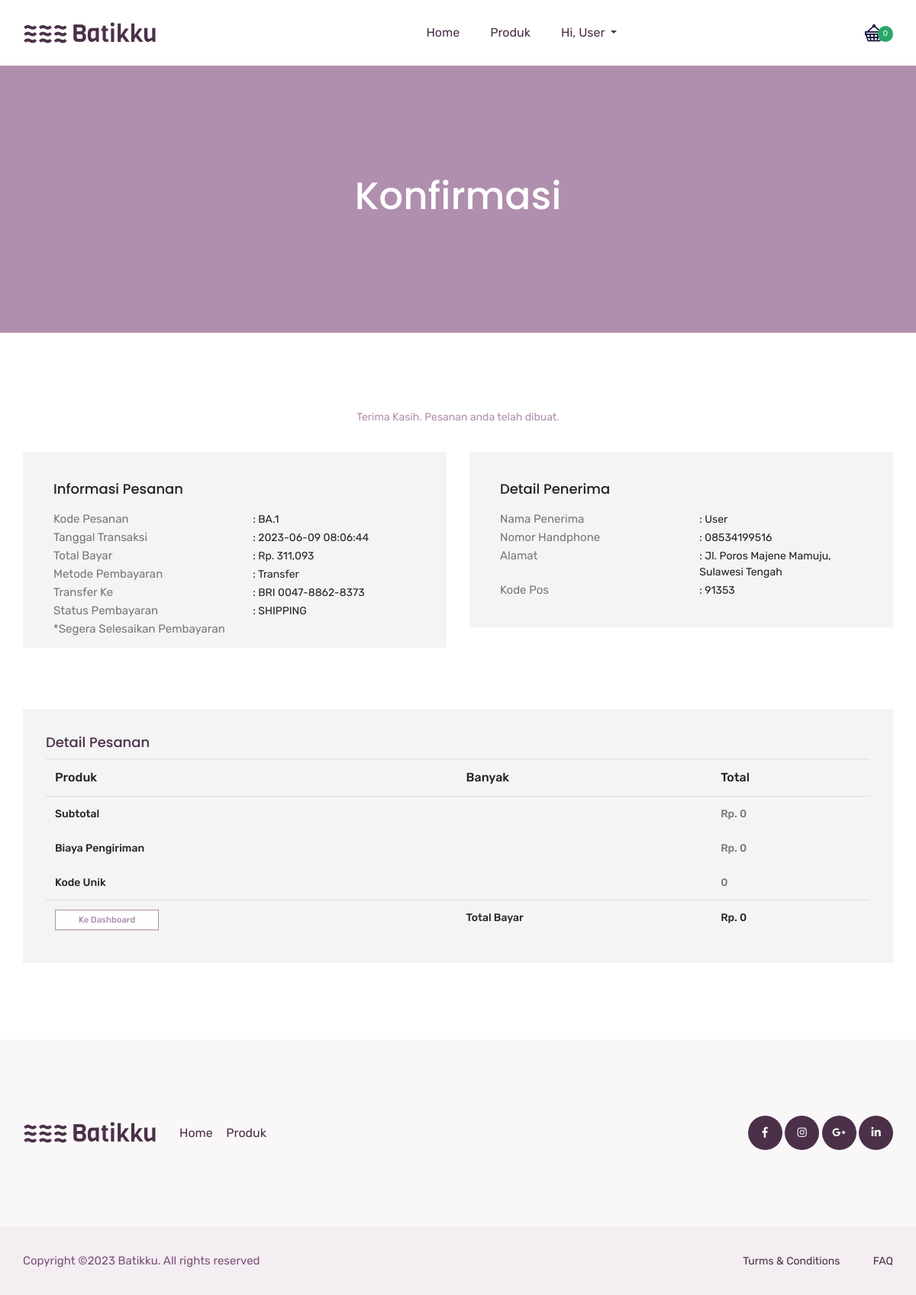
/success.php (signed in), run on an earlier commit of the app's database.
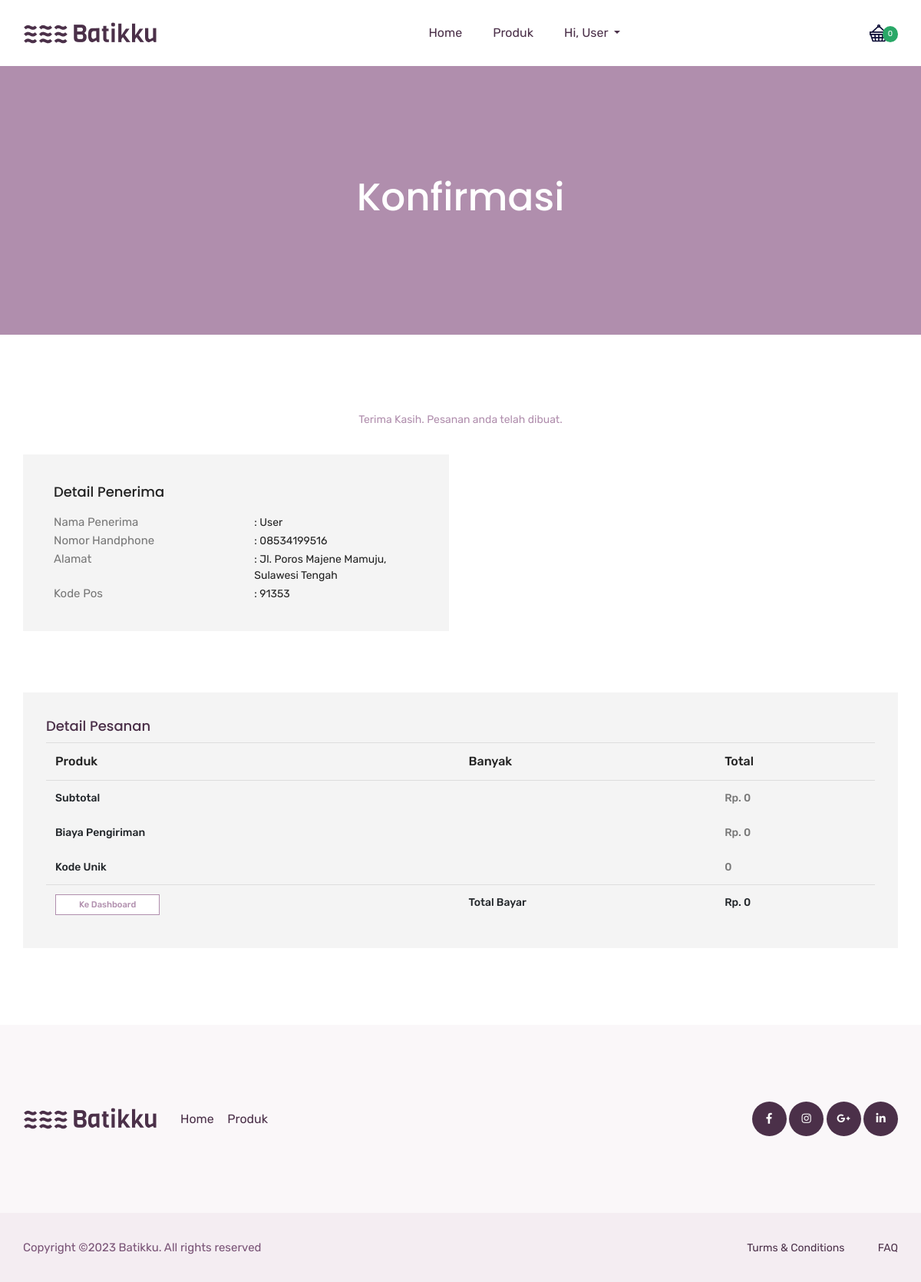
And on a later commit of the database.
### tables this page shows
CREATE TABLE `transactions` (
  `transactions_id` int(11) NOT NULL,
  `users_id` int(11) NOT NULL,
  `date_transaction` datetime NOT NULL,
  `shipping_price` int(50) NOT NULL,
  `total_price` int(50) NOT NULL,
  `unique_code` int(3) NOT NULL,
  `transaction_status` enum('UNPAID','PROCESS','CANCELED','SHIPPING','RECEIVED','RETURN') NOT NULL,
  `resi` varchar(20) NOT NULL
);

CREATE TABLE `users` (
  `users_id` int(11) NOT NULL,
  `name` varchar(25) NOT NULL,
  `username` varchar(20) DEFAULT NULL,
  `phone_number` varchar(12) DEFAULT NULL,
  `email` varchar(50) NOT NULL,
  `email_verified_at` varchar(50) DEFAULT NULL,
  `password` text NOT NULL,
  `provinces_id` int(11) DEFAULT NULL,
  `address` text,
  `zip_code` varchar(11) DEFAULT NULL,
  `roles` enum('USER','ADMIN') NOT NULL DEFAULT 'USER'
);

CREATE TABLE `provinces` (
  `provinces_id` int(11) NOT NULL,
  `provinces_name` varchar(50) NOT NULL,
  `shipping_cost` int(25) NOT NULL
);

### success.php (the view, shortened to what the changed rows need)
<?php
  include 'config.php';
?>
<!doctype html>
<html lang="zxx">
<head>
    <?php include('layouts/style.php'); ?>
</head>
<body>
    <?php include('layouts/header.php'); ?>
    <section class="breadcrumb_part">
        <div class="container">
            <div class="row">
                <div class="col-lg-12">
                    <div class="breadcrumb_iner">
                        <h2>Konfirmasi</h2>
                    </div>
                </div>
            </div>
        </div>
    </section>
  <section class="confirmation_part section_padding">
    <div class="container">
      <div class="row">
        <?php
          $query = mysqli_query($config, "SELECT * FROM transactions WHERE users_id='$users_id' ORDER BY transactions_id DESC LIMIT 1");
          while ($x = mysqli_fetch_array($query)) {
        ?>
        <div class="col-lg-6 col-lx-4">
          <div class="single_confirmation_details">
            <h4>Informasi Pesanan</h4>
            <ul>
              <li>
                <p>Kode Pesanan</p><span>: BA.<?= $x['transactions_id'];?></span>
              </li>
              <li>
                <p>Tanggal Transaksi</p><span>: <?= $x['date_transaction'];?></span>
              </li>
              <li>
                <p>Total Bayar</p><span>: Rp. <?= number_format($x['total_price']);?></span>
              </li>
              <li>
                <p>Metode Pembayaran</p><span>: Transfer</span>
              </li>
              <li>
                <p>Transfer ke </p><span>: BRI 0047-8862-8373</span>
              </li>
              <li>
                <p>Status Pembayaran </p><span>: <?= $x['transaction_status'];?> </span>
              </li>
              <li>
                <p>*Segera selesaikan pembayaran</p>
              </li>
            </ul>
          </div>
        </div>
        <?php } ?>
        <?php
          $query = mysqli_query($config, "SELECT * FROM users JOIN provinces ON users.provinces_id=provinces.provinces_id  WHERE users_id='$users_id'");
          while ($x = mysqli_fetch_array($query)) {
        ?>
        <div class="col-lg-6 col-lx-4">
          <div class="single_confirmation_details">
            <h4>Detail Penerima</h4>
            <ul>
              <li>
                <p>Nama Penerima</p><span>: <?= $x['name'];?></span>
              </li>
              <li>
                <p>Nomor Handphone</p><span>: <?= $x['phone_number'];?></span>
              </li>
              <li>
                <p>Alamat</p><span>: <?= $x['address'];?>, <?= $x['provinces_name'];?></span>
              </li>
              <li>
                <p>Kode Pos</p><span>: <?= $x['zip_code'];?></span>
              </li>
            </ul>
          </div>
        </div>
        <?php } ?>
      </div>
      <div class="row">
        <div class="col-lg-12">
          <div class="order_details_iner">
            <table class="table table-borderless">
              <thead>
                <tr>
                  <th scope="col" colspan="2">Produk</th>
                  <th scope="col">Banyak</th>
                  <th scope="col">Total</th>
                </tr>
              </thead>
              <tbody>
                <?php
                  $shipping_price = 0;
                  $total_price = 0;
                  $subtotal = 0;
                  $unique_code = 0;
                ?>
                <tr>
                  <th colspan="3">Subtotal</th>
                  <th> <span>Rp. <?= $subtotal; ?></span></th>
                </tr>
                <tr>
                  <th colspan="3">Biaya Pengiriman</th>
                  <th><span>Rp. <?= $shipping_price; ?></span></th>
                </tr>
                <tr>
                  <th colspan="3">Kode Unik</th>
                  <th><span><?= $unique_code; ?></span></th>
                </tr>
              </tbody>
              <tfoot>
                <tr>
                  <th scope="col">
                    <a href="frontend/dashboard.php" class="genric-btn primary-border small">Ke Dashboard</a>
                  </th>
                  <th scope="col" colspan="2">Total Bayar</th>
                  <th scope="col">Rp. <?=  number_format($total_price); ?></th>
                </tr>
              </tfoot>
            </table>
          </div>
        </div>
      </div>
    </div>
  </section>
</body>
</html>

### layouts/header.php (shortened to what the changed rows need)
<header class="main_menu home_menu">
        <div class="container">
            <div class="row align-items-center justify-content-center">
                <div class="col-lg-12">
                    <nav class="navbar navbar-expand-lg navbar-light">
                        <?php
                            if(isset($_SESSION["login"])) { ?>
                                <div class="hearer_icon d-flex align-items-center">
                                    <a href="cart.php">
                                    <?php
                                        $users_id = $_SESSION['id'];
                                        $query = mysqli_query($config, "SELECT count(users_id) as cartCount FROM carts WHERE users_id='$users_id'");
                                        if(mysqli_num_rows($query)==1) {
                                            while($data = mysqli_fetch_array($query)) { ?>
                                                <img src="images/icon-cart-filled.svg" alt="" srcset="">
                                                <div class="card-badge"><?= $data['cartCount'] ?></div>
                                            <?php }
                                        }
                                ?>
                                    </a>
                                </div>
                        <?php }?>
                    </nav>
                </div>
            </div>
        </div>
    </header>

What changed in the data, as far as the page shows it:
removed transactions: transactions_id "1", date_transaction "2023-06-09 08:06:44", total_price "311,093", transaction_status "SHIPPING"
